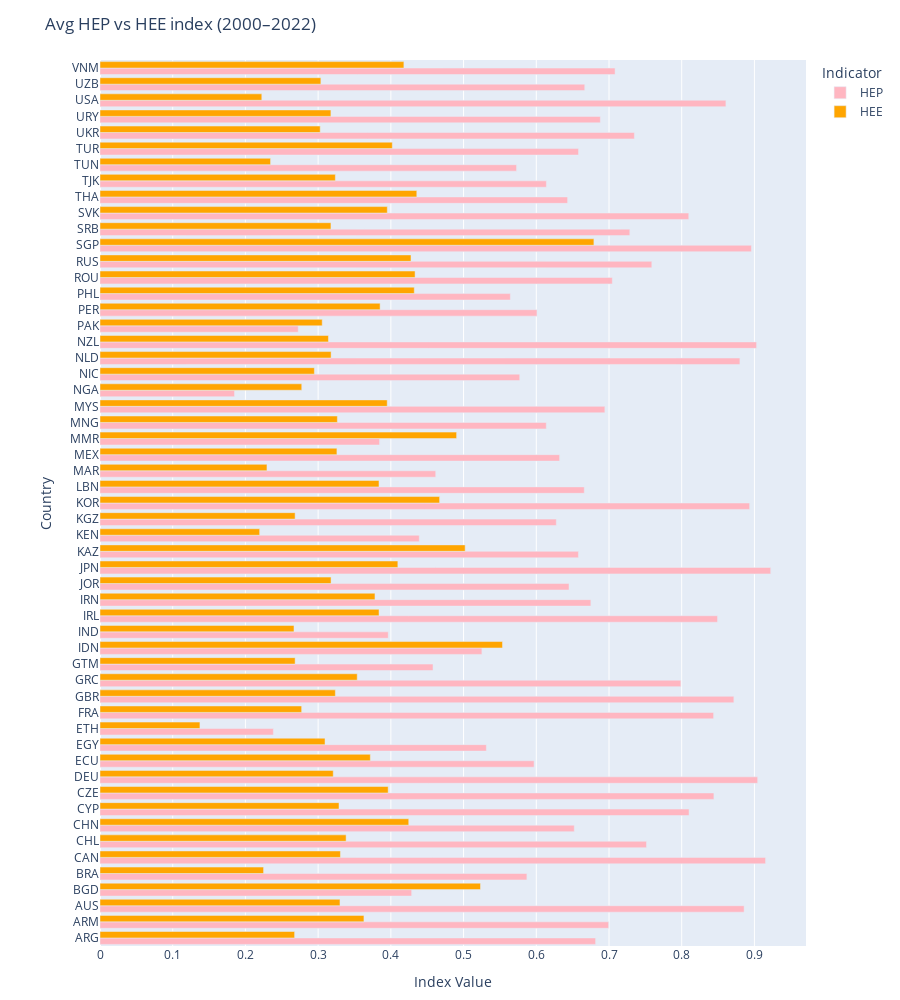

The code cell stored with this chart in its notebook:
### Code cell
import pandas as pd
import plotly.express as px

# === Step 1: Load and aggregate ===
df = pd.read_csv("../data/processed/hep_hee_results_with_region.csv")
df_avg = df[df["Year"].between(2000, 2022)]
df_avg = df_avg.groupby("ISO3")[["HEP", "HEE"]].mean().reset_index()

# === Step 2: Melt to long format for grouped bars ===
df_long = df_avg.melt(id_vars="ISO3", value_vars=["HEP", "HEE"], 
                      var_name="Indicator", value_name="Value")

# === Step 3: Sort for display ===
df_long["ISO3"] = pd.Categorical(df_long["ISO3"], 
                                 categories=df_avg.sort_values("HEP")["ISO3"],
                                 ordered=True)

# === Step 4: Plot with Plotly Express ===
fig = px.bar(
    df_long,
    x="Value",
    y="ISO3",
    color="Indicator",
    barmode="group",
    orientation="h",
    height=1000,
    color_discrete_map={"HEP": "#FFB6C1", "HEE": "#FFA500"},
    labels={"Value": "Index Value", "ISO3": "Country", "Indicator": "Metric"},
    title="Avg HEP vs HEE index (2000–2022)"
)

# === Step 5: Layout adjustments ===
fig.update_layout(
    yaxis_title="Country",
    xaxis_title="Index Value",
    legend_title_text="Indicator",
    bargap=0.2,
    margin=dict(l=100, r=20, t=60, b=40)
)

fig.show()

### Figure 1 — Plotly figure (JSON) as saved in the notebook; plotly's stock layout.template omitted (floating-point values rounded to 4 significant figures)
{"data": [{"alignmentgroup": "True", "hovertemplate": "Metric=HEP<br>Index Value=%{x}<br>Country=%{y}<extra></extra>", "legendgroup": "HEP", "marker": {"color": "#FFB6C1", "pattern": {"shape": ""}}, "name": "HEP", "offsetgroup": "HEP", "orientation": "h", "showlegend": true, "textposition": "auto", "type": "bar", "x": [0.6816, 0.6995, 0.8858, 0.4286, 0.5871, 0.9153, 0.7516, 0.6522, 0.8101, 0.8443, 0.9044, 0.597, 0.5313, 0.2385, 0.8439, 0.8717, 0.7988, 0.4579, 0.5252, 0.3964, 0.8493, 0.675, 0.645, 0.9224, 0.658, 0.4391, 0.6276, 0.8934, 0.666, 0.4617, 0.6321, 0.3845, 0.6137, 0.6943, 0.185, 0.5772, 0.88, 0.903, 0.2726, 0.601, 0.5643, 0.7046, 0.7589, 0.8959, 0.7286, 0.8097, 0.6431, 0.6139, 0.5729, 0.6581, 0.7349, 0.6881, 0.8608, 0.6667, 0.7084], "xaxis": "x", "y": ["ARG", "ARM", "AUS", "BGD", "BRA", "CAN", "CHL", "CHN", "CYP", "CZE", "DEU", "ECU", "EGY", "ETH", "FRA", "GBR", "GRC", "GTM", "IDN", "IND", "IRL", "IRN", "JOR", "JPN", "KAZ", "KEN", "KGZ", "KOR", "LBN", "MAR", "MEX", "MMR", "MNG", "MYS", "NGA", "NIC", "NLD", "NZL", "PAK", "PER", "PHL", "ROU", "RUS", "SGP", "SRB", "SVK", "THA", "TJK", "TUN", "TUR", "UKR", "URY", "USA", "UZB", "VNM"], "yaxis": "y"}, {"alignmentgroup": "True", "hovertemplate": "Metric=HEE<br>Index Value=%{x}<br>Country=%{y}<extra></extra>", "legendgroup": "HEE", "marker": {"color": "#FFA500", "pattern": {"shape": ""}}, "name": "HEE", "offsetgroup": "HEE", "orientation": "h", "showlegend": true, "textposition": "auto", "type": "bar", "x": [0.2676, 0.363, 0.33, 0.5233, 0.225, 0.3307, 0.3385, 0.4246, 0.3287, 0.3963, 0.3208, 0.3718, 0.3095, 0.1374, 0.2773, 0.3237, 0.3538, 0.2683, 0.5535, 0.2668, 0.3837, 0.3782, 0.3178, 0.4096, 0.5022, 0.2196, 0.2683, 0.4671, 0.3837, 0.2296, 0.3258, 0.4904, 0.3264, 0.395, 0.2775, 0.2948, 0.3178, 0.3142, 0.3056, 0.3852, 0.4322, 0.4333, 0.4277, 0.6792, 0.3176, 0.3951, 0.4357, 0.3237, 0.2346, 0.402, 0.3028, 0.3175, 0.2225, 0.3037, 0.4179], "xaxis": "x", "y": ["ARG", "ARM", "AUS", "BGD", "BRA", "CAN", "CHL", "CHN", "CYP", "CZE", "DEU", "ECU", "EGY", "ETH", "FRA", "GBR", "GRC", "GTM", "IDN", "IND", "IRL", "IRN", "JOR", "JPN", "KAZ", "KEN", "KGZ", "KOR", "LBN", "MAR", "MEX", "MMR", "MNG", "MYS", "NGA", "NIC", "NLD", "NZL", "PAK", "PER", "PHL", "ROU", "RUS", "SGP", "SRB", "SVK", "THA", "TJK", "TUN", "TUR", "UKR", "URY", "USA", "UZB", "VNM"], "yaxis": "y"}], "layout": {"bargap": 0.2, "barmode": "group", "height": 1000, "legend": {"title": {"text": "Indicator"}, "tracegroupgap": 0}, "margin": {"b": 40, "l": 100, "r": 20, "t": 60}, "title": {"text": "Avg HEP vs HEE index (2000–2022)"}, "xaxis": {"anchor": "y", "domain": [0, 1], "title": {"text": "Index Value"}}, "yaxis": {"anchor": "x", "domain": [0, 1], "title": {"text": "Country"}}}}
